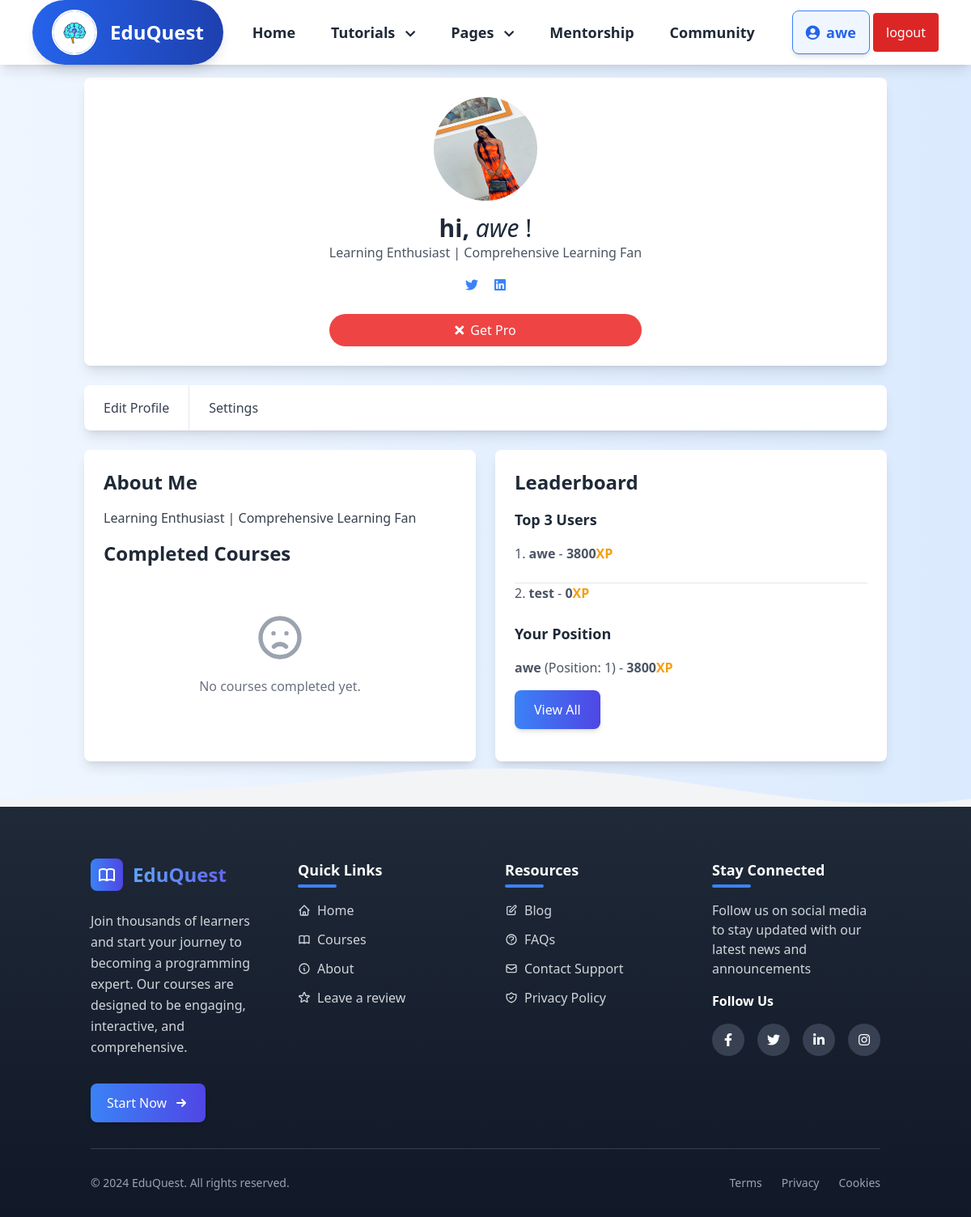
Screenshot of /profile_page.php (signed in) with the database file from the repository.
### tables this page shows
CREATE TABLE `users` (
  `id` int(100) NOT NULL,
  `user_id` varchar(30) NOT NULL,
  `username` varchar(30) NOT NULL,
  `name` varchar(50) NOT NULL,
  `email` varchar(50) NOT NULL,
  `password` varchar(255) NOT NULL,
  `bio` varchar(255) NOT NULL,
  `image_path` varchar(255) NOT NULL,
  `account_type` varchar(30) NOT NULL,
  `badge` varchar(255) NOT NULL,
  `score` int(11) NOT NULL DEFAULT 0,
  `level` int(11) DEFAULT 1,
  `completed_courses` text DEFAULT '[]',
  `fb` varchar(50) NOT NULL,
  `tw` varchar(50) NOT NULL,
  `yt` varchar(50) NOT NULL,
  `date` date DEFAULT NULL,
  `is_active` tinyint(1) DEFAULT 0,
  `signup_date` datetime DEFAULT current_timestamp()
);

### assets/user_auth.php (called while the page is built)
<?php
function getUser(){
    $userId = $_SESSION['auth'];
    $query = "SELECT * from users where user_id = '$userId' LIMIT 1";
    $DB = new Database();
    $result = $DB->read($query);
    if ($result){
        $user_data = $result[0];
        return $user_data;
    }
}

### php/db.php (called while the page is built, shortened)
<?php
    class Database
    {
        private $host = "localhost";
        private $username = "root";
        private $password = "";
        private $db = "learning_app";
        function connect()
        {
            $connection = mysqli_connect($this->host,$this->username,$this->password,$this->db);
            return $connection;
        }
        function read($query)
        {
            $conn = $this->connect();
            $result = mysqli_query($conn,$query);
        if(!$result)
        {
            return false;
        }else
        {
            $data = false;
            while($row = mysqli_fetch_assoc($result))
            {
                $data[] = $row;
            }
            return $data;
        }
        }
    }

### php/submit.php (called while the page is built, shortened)
<?php
class Submit
{
    public function user_pp()
    {
        $pp = $this->pp();
        if ($pp) {
            return $pp;
        } elseif (!$pp) {
        } else {
            header("location: ./profile_Page.php");
            die;
        }
    }
    public function pp()
    {
        $query = "SELECT * FROM users";
        $DB = new Database();
        $results = $DB->read($query);
        return $results;
    }
}

### assets/leaderboard.php (called while the page is built, shortened)
<?php
$user_data = getUser();
$servername = "localhost";
$username = "root";
$password = "";
$dbname = "learning_app";
$conn = new mysqli($servername, $username, $password, $dbname);
$topUsersQuery = "SELECT username, score FROM users where account_type = 'learner' ORDER BY score DESC LIMIT 3";
$topUsersResult = $conn->query($topUsersQuery);
$user_id = $user_data["id"];
$currentUserId = $user_id;
$userPositionQuery = "
    SELECT username, score, FIND_IN_SET(score, (SELECT GROUP_CONCAT(score ORDER BY score DESC) FROM users)) AS position
    FROM users
    WHERE id = $currentUserId";
$currentUserResult = $conn->query($userPositionQuery);
?>

### profile_page.php (the view, shortened to what this page needs)
<?php
include("./assets/header_1.php");
include("./assets/leaderboard.php");
include("./php/submit.php");
$postnew = new Submit();
$pp = $postnew->user_pp();
$user_data = getUser();
$completed_courses = [];
?>
<!DOCTYPE html>
<html lang="en">
<head>
    <script src="https://cdn.tailwindcss.com">
    </script>
    <link href="https://cdnjs.cloudflare.com/ajax/libs/font-awesome/5.15.3/css/all.min.css" rel="stylesheet" />
</head>
<body class="bg-gradient-to-r from-blue-50 to-blue-100 font-roboto">
    <div class="container mx-auto p-4">
        <div class="bg-white shadow-lg rounded-lg p-6 flex flex-col items-center">
            <?php if ($pp != null): ?>
                <?php foreach ($pp as $pic): ?>
                    <?php if ($pic['user_id'] === $user_data['user_id']): ?>
                        <img src="pp/<?= $pic['image_path'] ?>" class="w-32 h-32 rounded-full mx-auto mb-4" alt="User Profile Image">
                    <?php endif; ?>
                <?php endforeach; ?>
            <?php endif; ?>
            <div class="text-center">
                <div class="text-3xl text-gray-800">
                    <span class="text-3xl font-bold">hi,</span>
                    <i class="font-medium"> <?= $user_data['username'] ?></i> !
                </div>
                <p class="text-gray-600">
                    <?= $user_data['bio'] ?>
                </p>
                <div class="mt-4">
                    <a class="text-blue-500 hover:underline" href="<?= $user_data['fb'] ?>">
                        <i class="fab fa-twitter"></i>
                    </a>
                    <a class="text-blue-500 hover:underline ml-4" href="<?= $user_data['fb'] ?>">
                        <i class="fab fa-linkedin"></i>
                    </a>
                </div>
                <div class="mt-6">
                    <?php if ($user_data['badge'] === 'verified'): ?>
                        <a class="bg-green-500 text-white px-6 py-2 rounded-full flex items-center justify-center transition duration-300" aria-disabled="true">
                            <i class="fas fa-check text-white mr-2"></i>
                            Verified
                        </a>
                    <?php else: ?>
                        <a href="./payment.php" class="bg-red-500 text-white px-6 py-2 rounded-full flex items-center justify-center hover:bg-red-600 transition duration-300">
                            <i class="fas fa-times text-white mr-2"></i>
                            Get Pro
                        </a>
                    <?php endif; ?>
                </div>
            </div>
        </div>
        <div class="mt-6 bg-white shadow-lg rounded-lg">
            <nav class="flex flex-col md:flex-row">
                <a class="py-4 px-6 text-center text-gray-700 hover:bg-gray-200 hover:text-gray-900 border-b md:border-b-0 md:border-r cursor-pointer" onclick="openModal()">
                    Edit Profile
                </a>
                <a class="py-4 px-6 text-center text-gray-700 hover:bg-gray-200 hover:text-gray-900 cursor-pointer" onclick="openSettingsModal()">
                    Settings
                </a>
            </nav>
        </div>
        <div class="mt-6 grid grid-cols-1 md:grid-cols-2 gap-6">
            <div class="bg-white shadow-lg rounded-lg p-6">
                <h3 class="text-2xl font-bold text-gray-800 mb-4">
                    About Me
                </h3>
                <p class="text-gray-700 mb-4">
                    <?= $user_data['bio'] ?>
                </p>
                <h3 class="text-2xl font-bold text-gray-800 mb-6">
                    Completed Courses
                </h3>
                <div class="grid grid-cols-1 sm:grid-cols-2 lg:grid-cols-3 gap-6">
                    <?php if (!empty($completed_courses)): ?>
                        <?php foreach ($completed_courses as $course): ?>
                            <div class="bg-white rounded-lg shadow-md hover:shadow-lg transition-shadow duration-300 p-6">
                                <div class="flex items-center space-x-4">
                                    <div class="w-12 h-12 bg-blue-100 rounded-full flex items-center justify-center">
                                        <svg class="w-6 h-6 text-blue-600" fill="none" stroke="currentColor" viewBox="0 0 24 24">
                                            <path stroke-linecap="round" stroke-linejoin="round" stroke-width="2" d="M12 6.253v13m0-13C10.832 5.477 9.246 5 7.5 5S4.168 5.477 3 6.253v13C4.168 18.477 5.754 18 7.5 18s3.332.477 4.5 1.253m0-13C13.168 5.477 14.754 5 16.5 5c1.747 0 3.332.477 4.5 1.253v13C19.832 18.477 18.247 18 16.5 18c-1.746 0-3.332.477-4.5 1.253"></path>
                                        </svg>
                                    </div>
                                    <div>
                                        <h4 class="text-lg font-semibold text-gray-800"><?= htmlspecialchars($course) ?></h4>
                                        <p class="text-sm text-gray-500">Completed</p>
                                    </div>
                                </div>
                            </div>
                        <?php endforeach; ?>
                    <?php else: ?>
                        <div class="col-span-full text-center py-8">
                            <svg class="w-16 h-16 mx-auto text-gray-400" fill="none" stroke="currentColor" viewBox="0 0 24 24">
                                <path stroke-linecap="round" stroke-linejoin="round" stroke-width="2" d="M9.172 16.172a4 4 0 015.656 0M9 10h.01M15 10h.01M21 12a9 9 0 11-18 0 9 9 0 0118 0z"></path>
                            </svg>
                            <p class="mt-4 text-gray-500">No courses completed yet.</p>
                        </div>
                    <?php endif; ?>
                </div>
            </div>
            <div class="bg-white shadow-lg rounded-lg p-6">
                <h3 class="text-2xl font-bold text-gray-800 mb-4">
                    Leaderboard
                </h3>
                <h6 class="text-2xl font-bold text-gray-800 mb-4 text-lg">
                    Top 3 Users
                </h6>
                <ul class="list-decimal list-inside text-gray-600 mb-4">
                    <?php if ($topUsersResult->num_rows > 0): ?>
                        <?php
                        $rowCount = 0;
                        $totalRows = $topUsersResult->num_rows;
                        ?>
                        <?php while ($row = $topUsersResult->fetch_assoc()): ?>
                            <?php $rowCount++;
                            ?>
                            <li>
                                <span class=""><b><?php echo htmlspecialchars($row['username']); ?></b></span>
                                <span class=""> - <b><?php echo htmlspecialchars($row['score']); ?><span class="text-amber-500">XP</span></b></span>
                                <br>
                                <br>
                            </li>
                            <?php if ($rowCount < $totalRows): ?>
                                <hr>
                            <?php endif; ?>
                        <?php endwhile; ?>
                    <?php else: ?>
                        <p>No users found.</p>
                    <?php endif; ?>
                    <h6 class="text-2xl font-bold text-gray-800 mb-4 text-lg">
                        Your Position
                    </h6>
                    <?php if ($currentUserResult->num_rows > 0): ?>
                        <?php while ($row = $currentUserResult->fetch_assoc()): ?>
                            <div class="user_score">
                                <span class=""><b><?php echo htmlspecialchars($row['username']); ?></b> (Position: <?php echo htmlspecialchars($row['position']); ?>)</span>
                                <span class=""> - <b><?php echo htmlspecialchars($row['score']); ?><span class="text-amber-500">XP</span></b></span>
                            </div>
                        <?php endwhile; ?>
                    <?php else: ?>
                        <p>Current user not found.</p>
                    <?php endif; ?>
                    <a href="./pages/leaderboard_page.php"
                        class="inline-block px-6 py-3 mt-4 text-white bg-gradient-to-r
                    from-blue-500 to-indigo-600 rounded-lg shadow-md hover:from-indigo-600
                    hover:to-blue-500 transition-transform transform hover:scale-105
                    focus:outline-none focus:ring-2 focus:ring-blue-400">View All</a>
                </ul>
            </div>
        </div>
    </div>
    <?php include("./assets/footer_1.php") ?>
</body>
</html>

### assets/header_1.php (shortened to what this page needs)
<?php
include("./assets/user_auth.php");
$user_data = getUser();
?>
<!DOCTYPE html>
<html lang="en">
<head>
    <script src="https://cdn.tailwindcss.com"></script>
    <link href="https://cdnjs.cloudflare.com/ajax/libs/font-awesome/5.15.3/css/all.min.css" rel="stylesheet" />
    <link href="https://cdnjs.cloudflare.com/ajax/libs/tailwindcss/2.2.19/tailwind.min.css" rel="stylesheet">
    <link href="https://cdnjs.cloudflare.com/ajax/libs/font-awesome/5.15.4/css/all.min.css" rel="stylesheet">
</head>
<body>
    <nav id="content" class="hidden bg-white shadow-lg">
        <div class="max-w-6xl mx-auto px-4">
            <div class="flex justify-between">
                <div class="flex space-x-4">
                    <div class="flex items-center justify-center">
                        <span class="flex items-center mx-auto py-3 px-6 rounded-full shadow-lg bg-gradient-to-r from-blue-600 to-blue-800">
                            <img
                                alt="EduQuest Logo"
                                class="w-14 h-14 rounded-full border-2 border-white shadow-sm"
                                src="./img/brain.jpg" />
                            <span class="ml-4 text-2xl font-bold text-white">
                                EduQuest
                            </span>
                        </span>
                    </div>
                    <div class="hidden lg:flex items-center space-x-1">
                        <a class="py-4 px-5 text-gray-800 hover:text-blue-600 transition-all duration-300 ease-in-out font-semibold text-lg" href="./dashboard.php">
                            Home
                        </a>
                        <div class="relative" id="dropdown">
                            <button onclick="toggleDropdown(event)" class="py-4 px-5 text-gray-800 hover:text-blue-600 transition-all duration-300 ease-in-out font-semibold text-lg focus:outline-none">
                                Tutorials
                                <i class="fas fa-chevron-down ml-2 text-sm"></i>
                            </button>
                        </div>
                        <div class="relative">
                            <button id="pagesDropdownButton" class="py-4 px-5 text-gray-800 hover:text-blue-600 transition-all duration-300 ease-in-out font-semibold text-lg focus:outline-none">
                                Pages
                                <i class="fas fa-chevron-down ml-2 text-sm"></i>
                            </button>
                        </div>
                        <a class="py-4 px-5 text-gray-800 hover:text-blue-600 transition-all duration-300 ease-in-out font-semibold text-lg" href="./pages/Learner_Mentor.php">
                            Mentorship
                        </a>
                        <a class="py-4 px-5 text-gray-800 hover:text-blue-600 transition-all duration-300 ease-in-out font-semibold text-lg" href="./forum/index.php">
                            Community
                        </a>
                    </div>
                </div>
                <div class="lg:flex items-center space-x-1 hidden">
                    <a href="./profile_page.php" class="flex items-center gap-4 py-3 px-4 rounded-lg shadow-md border border-blue-500 bg-blue-50 hover:bg-blue-100 hover:shadow-lg transition-all duration-300 ease-in-out space-x-3">
                        <span class="text-lg font-semibold text-blue-600 hover:text-blue-800">
                            <i class="fas fa-user-circle text-gray pe-2"></i><?= $user_data['username'] ?>
                        </span>
                    </a>
                    <a class="py-3 px-4 bg-red-600 text-white rounded hover:bg-red-500" href="./logout.php">
                        logout
                    </a>
                </div>
            </div>
        </div>
    </nav>
</body>
</html>

### rows the page displays
users: username "awe", image_path (picture), bio "Learning Enthusiast | Comprehensive Learning Fan", score "3800", position "1"
users: username "test", score "0"
